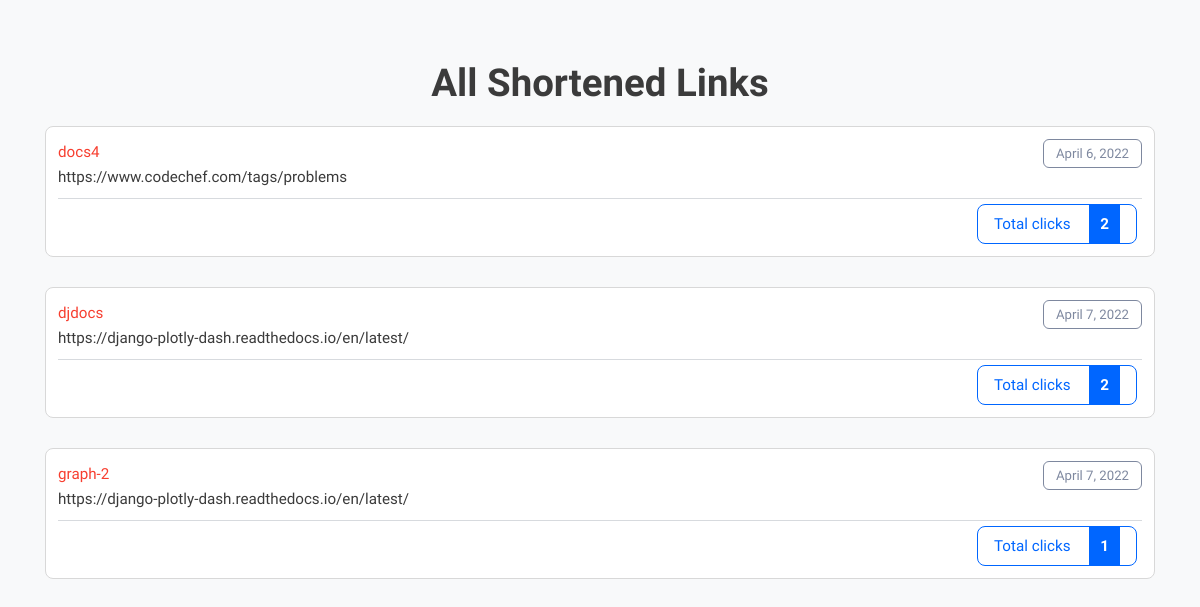
The page /all-links on the database as committed earlier.
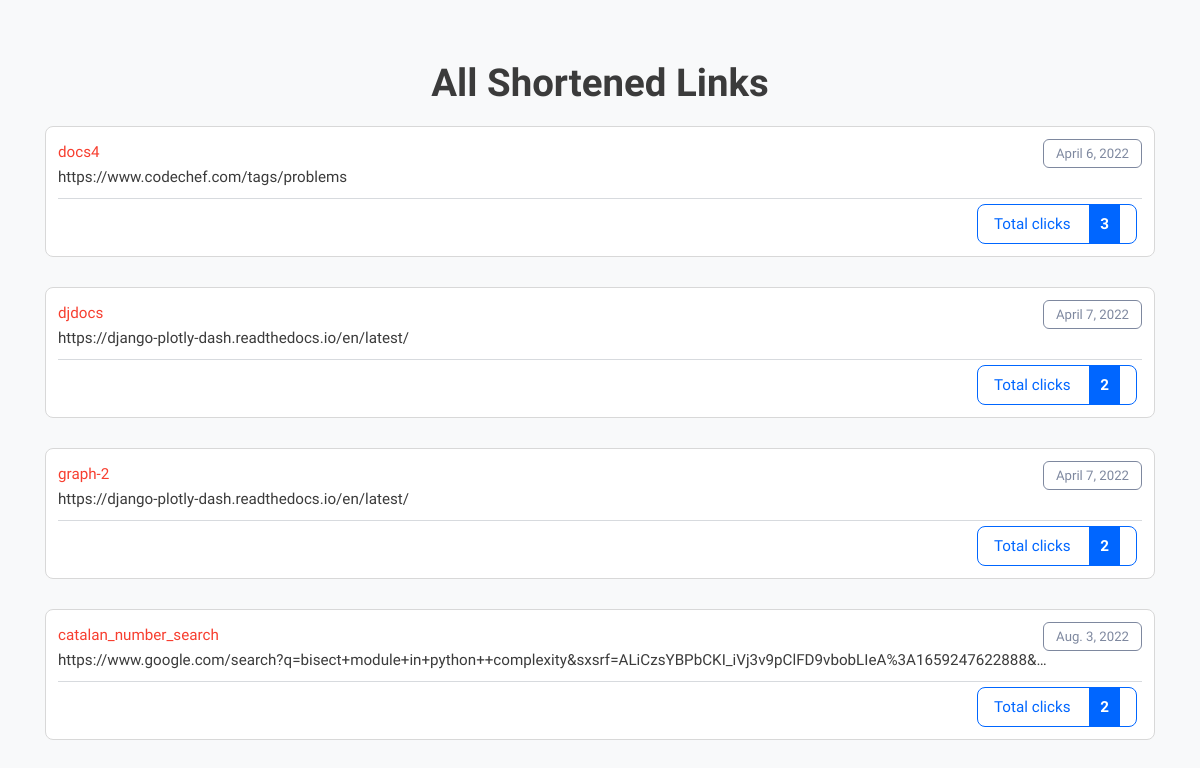
The same page on the database as committed later.
### myapp/models.py (models this page shows)
class LongToShort(models.Model):
    long_url = models.URLField(max_length=500)
    short_url = models.CharField(max_length=50, unique=True)
    date = models.DateField(auto_now_add=True)
    clicks = models.IntegerField(default=0)

### myapp/views.py (the view)
# urls.py: path('all-links',views.all_links),
def all_links(request):
    rows = LongToShort.objects.all()
    context = {'rows':rows}
    return render(request,'all-links.html',context)

### myapp/templates/all-links.html (shortened to what this page needs)
{% load static %}
<!DOCTYPE html>
<html lang="en" class="">
<head>
	<link rel="stylesheet" href="{% static 'bootstrap.min.css' %}" type="text/css" media="screen">
	<link rel="stylesheet" href="{% static 'style.css' %}" type="text/css" media="screen">
</head>
<body class="pace-done lout_stats30">
	<main id="content" role="main" class="wyniki wyniki_all">
		<div class="container">
			<div class="row">
				<div class="col-12 page_log_in mt-0">
					<h2 class="h1" style="text-align: center;">All Shortened Links</h2>
				</div>
                {% for obj in rows %}
				<div class="url_options url_stats_o" id="1">
					<p class="data_link">{{obj.date}}</p>
					<p class="url_link">
						{{obj.long_url}}
					</p>
					<p id="link" class="link_element">
						<a href="{{obj.short_url}}" class="short_url_l" target="blank">
							{{obj.short_url}}</a>
					</p>
					<div class="stats_total btn-cutt click_stats btn_norm">
						<div>Total clicks <strong class="allClicks">{{obj.clicks}}</strong></div>
					</div>
				</div>
                {% endfor %}
			</div>
		</div>
	</main>
</body>
</html>

Rows that differ between the two databases and show on the page:
changed LongToShort "https://www.codechef.com/tags/problems": clicks "2" → "3"
changed LongToShort "graph-2": clicks "1" → "2"
added LongToShort: date "Aug. 3, 2022", long_url "https://www.google.com/search?q=bisect+module+in+python++complexity&sxsrf=ALiCzsYBPbCKI_iVj3v9pClFD9vbobLIeA%3A1659247622888&…", short_url "catalan_number_search", clicks "2"
